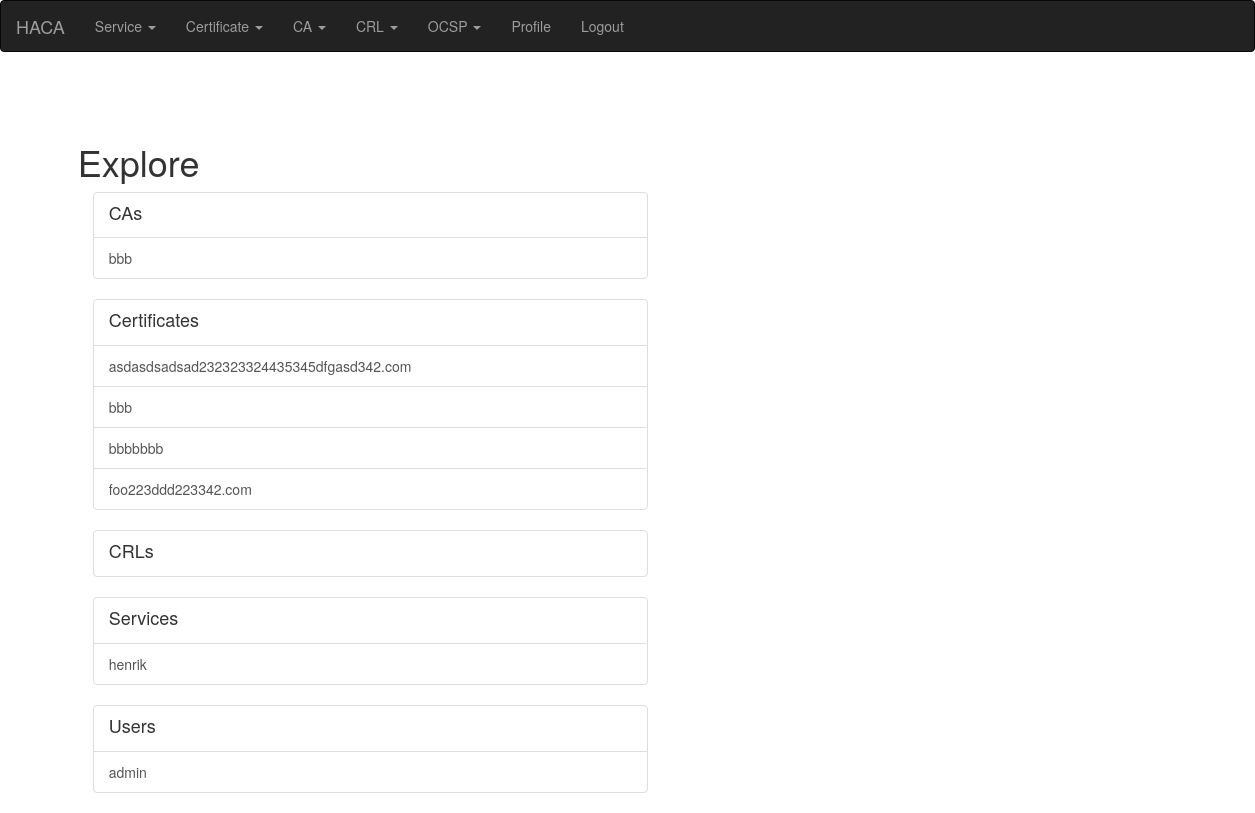
Page / (signed in) on the earlier database version.
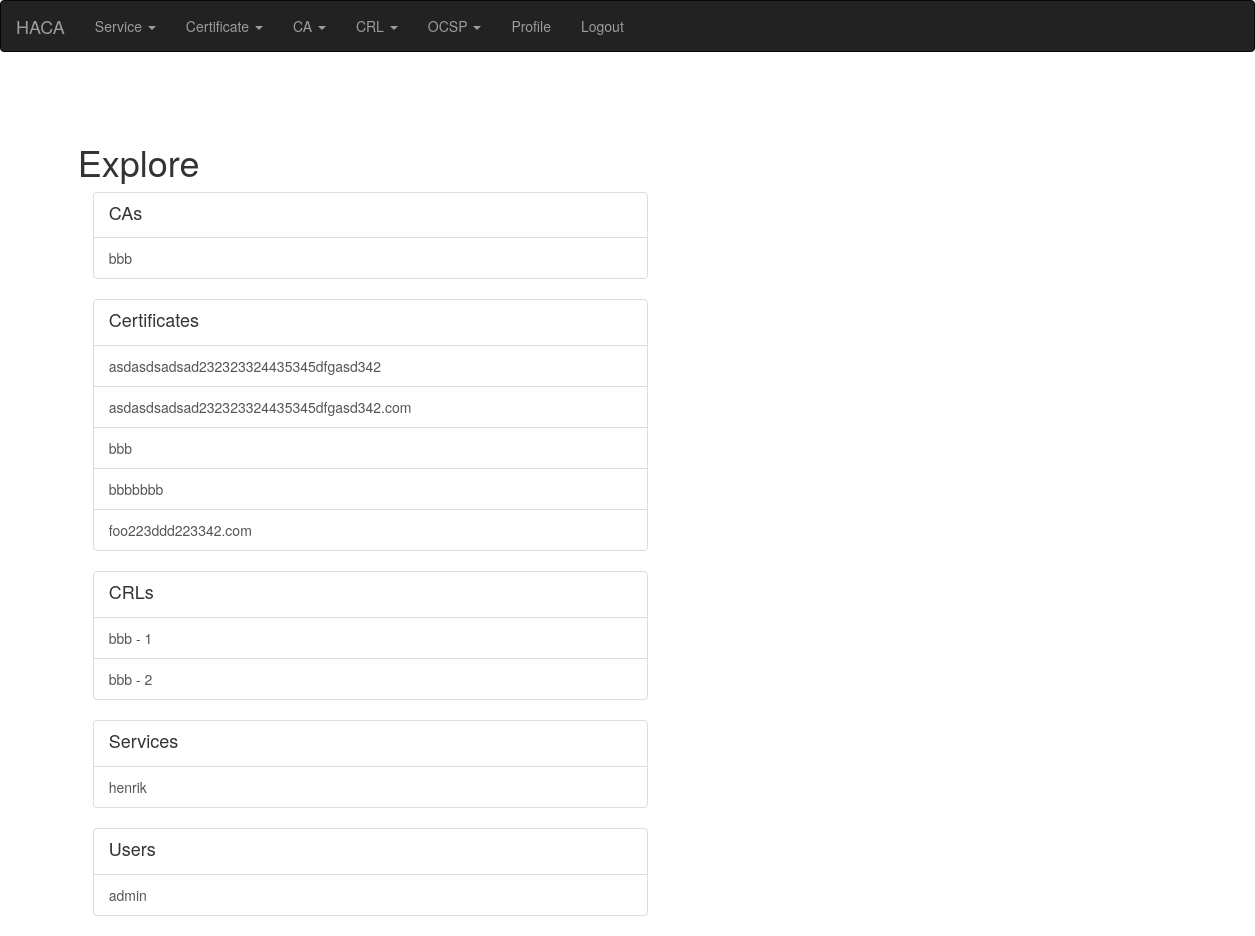
Same page on the later database version.
### app/modules/ca/models.py (models this page shows, shortened)
class CertificationAuthority(db.Model):
    __tablename__ = "certification_authority"
    __searchable__ = ['name', 'comment']
    id = db.Column(db.Integer, primary_key=True)
    name = db.Column(db.String(2000))
    certificate = db.relationship('Certificate', foreign_keys='CertificationAuthority.certificate_id')
    certificate_id = db.Column(db.Integer, db.ForeignKey('certificate.id'))
    ca = db.relationship('CertificationAuthority', foreign_keys='CertificationAuthority.ca_id')
    ca_id = db.Column(db.Integer, db.ForeignKey('certification_authority.id'))
    keys = db.relationship('Keys')
    keys_id = db.Column(db.Integer, db.ForeignKey('keys.id'))
    service = db.relationship('Service')
    service_id = db.Column(db.Integer, db.ForeignKey('service.id'))
    approval = db.Column(db.Integer)
    comment = db.Column(db.String(2000))
    crl_cdp = db.Column(db.String(2000))
    ocsp_url = db.Column(db.String(2000))

### app/modules/certificate/models.py (models this page shows, shortened)
class Certificate(db.Model):
    __tablename__ = "certificate"
    __searchable__ = ['name', 'comment', 'status', 'serial']
    id = db.Column(db.Integer, primary_key=True)
    name = db.Column(db.String(255))
    userid = db.Column(db.String(255))
    serial = db.Column(db.String(255))
    orgunit = db.Column(db.String(255))
    org = db.Column(db.String(255))
    country = db.Column(db.String(255))
    sandns = db.Column(db.String(4000))
    ca = db.relationship('CertificationAuthority', foreign_keys='Certificate.ca_id')
    ca_id = db.Column(db.Integer, db.ForeignKey('certification_authority.id'))
    service = db.relationship('Service')
    service_id = db.Column(db.Integer, db.ForeignKey('service.id'))
    validity_start = db.Column(db.DateTime)
    validity_end = db.Column(db.DateTime)
    cert = db.Column(db.String(2000))
    certserialnumber = db.Column(db.String(100))
    cert_obj = x509
    status = db.Column(db.String(140))
    revocation_time = db.Column(db.DateTime)
    comment = db.Column(db.String(2000))

### app/main/models.py (models this page shows, shortened)
class PaginatedAPIMixin(object):
    @staticmethod
    def to_collection_dict(query, page, per_page, endpoint, **kwargs):
        resources = query.paginate(page, per_page, False)
        print("page: %s per_page: %s endpoint %s" % (page, per_page, endpoint))
        data = {
            'items': [item.to_dict() for item in resources.items],
            '_meta': {
                'page': page,
                'per_page': per_page,
                'total_pages': resources.pages,
                'total_items': resources.total
            },
            '_links': {
                'self': url_for(endpoint, id=id, page=page, per_page=per_page,
                                **kwargs),
                'next': url_for(endpoint, id=id, page=page + 1, per_page=per_page,
                                **kwargs) if resources.has_next else None,
                'prev': url_for(endpoint, id=id, page=page - 1, per_page=per_page,
                                **kwargs) if resources.has_prev else None
            }
        }
        return data

class Service(PaginatedAPIMixin, db.Model):
    __tablename__ = "service"
    __searchable__ = ['name']
    id = db.Column(db.Integer, primary_key=True)
    name = db.Column(db.String(140), unique=True)
    updated = db.Column(db.DateTime, index=True, default=datetime.utcnow)
    color = db.Column(db.String(140))
    users = db.relationship('User', secondary=service_user)
    manager = db.relationship('User', foreign_keys='Service.manager_id')
    manager_id = db.Column(db.Integer, db.ForeignKey('user.id'))

class User(PaginatedAPIMixin, UserMixin, db.Model):
    __tablename__ = "user"
    __searchable__ = ['username', 'email', 'about_me']
    id = db.Column(db.Integer, primary_key=True)
    username = db.Column(db.String(64), index=True, unique=True)
    email = db.Column(db.String(120), index=True, unique=True)
    password_hash = db.Column(db.String(128))
    about_me = db.Column(db.String(140))
    last_seen = db.Column(db.DateTime, default=datetime.utcnow)
    api_key = db.Column(db.String(32), index=True, unique=True)
    token = db.Column(db.String(32), index=True, unique=True)
    token_expiration = db.Column(db.DateTime)
    role = db.Column(db.String(140))
    active = db.Column(db.Integer)

### app/modules/crl/models.py (models this page shows, shortened)
class Crl(db.Model):
    __tablename__ = "crl"
    __searchable__ = []
    id = db.Column(db.Integer, primary_key=True)
    ca = db.relationship('CertificationAuthority', foreign_keys='Crl.ca_id')
    ca_id = db.Column(db.Integer, db.ForeignKey('certification_authority.id'))
    crl = CertificateRevocationList
    validity_start = db.Column(db.DateTime)
    validity_end = db.Column(db.DateTime)
    pem = db.Column(db.String(2000))

### app/main/routes.py (the view)
@bp.route('/', methods=['GET', 'POST'])
@login_required
def index():
    users = User.query.order_by(User.username).limit(10)
    services = Service.query.order_by(Service.name).limit(10)
    certificates = Certificate.query.order_by(Certificate.name).limit(10)
    cas = CertificationAuthority.query.order_by(CertificationAuthority.name).limit(10)
    crls = Crl.query.order_by(Crl.id).limit(10)
    return render_template('index.html', title=_('Explore'),
                           services=services, users=users,
                           certificates=certificates,
                           crls=crls, cas=cas)

### app/main/models.py (called while the page is built)
@login.user_loader
def load_user(id):
    print(f'regular user loaded for login userid: {id}')
    return User.query.get(int(id))

### app/main/routes.py (called while the page is built)
@bp.before_app_request
def before_request():
    if current_user.is_authenticated:
        current_user.last_seen = datetime.utcnow()
        db.session.commit()
    g.locale = str(get_locale())

### app/templates/index.html
{% extends "base.html" %}
{% import 'bootstrap/wtf.html' as wtf %}
{% block app_content %}
    <div class="container">
      <div class="row">
        <div class="col-sm-6">
    {% if cas %}
      <div class="list-group">
        <a href="{{ url_for('main.ca_list')}}" class="list-group-item">
          <h4 class="list-group-item-heading">{{_('CAs')}}</h4>
        </a>
        {% for ca in cas %}
          <a href="{{ url_for('main.ca_edit', id=ca.id) }}" class="list-group-item">
            {{ca.name}}
          </a>
        {% endfor %}
      </div>
    {% endif %}
    {% if certificates %}
      <div class="list-group">
        <a href="{{ url_for('main.cert_list')}}" class="list-group-item">
          <h4 class="list-group-item-heading">{{_('Certificates')}}</h4>
        </a>
        {% for cert in certificates %}
          <a href="{{ url_for('main.cert_view', id=cert.id) }}" class="list-group-item">
            {{cert.name}}
          </a>
        {% endfor %}
      </div>
    {% endif %}
    {% if crls %}
          <div class="list-group">
            <a href="{{ url_for('main.crl_list')}}" class="list-group-item">
              <h4 class="list-group-item-heading">{{_('CRLs')}}</h4>
            </a>
            {% for crl in crls %}
              <a href="{{ url_for('main.crl_info', id=crl.id) }}" class="list-group-item">
                {{crl.ca.name}} - {{crl.id}}
              </a>
            {% endfor %}
          </div>
    {% endif %}
    {% if services %}
      <div class="list-group">
        <a href="{{ url_for('main.service_list')}}" class="list-group-item">
          <h4 class="list-group-item-heading">{{_('Services')}}</h4>
        </a>
        {% for serv in services %}
          <a href="{{ url_for('main.service_edit', server=serv.id) }}" class="list-group-item">
            {{serv.name}}
          </a>
        {% endfor %}
      </div>
    {% endif %}
    {% if users %}
    <div class="list-group">
          <a href="{{ url_for('main.user_list')}}" class="list-group-item">
          <h4 class="list-group-item-heading">{{_('Users')}}</h4>
          </a>
          {% for u in users %}
            <a href="{{ url_for('main.user', username=u.username) }}" class="list-group-item">
              {{u.username}}
            </a>
          {% endfor %}
      </div>
    {% endif %}
  </div>
</div>
{% endblock %}

Differences in the rows shown:
added Certificate: name "asdasdsadsad232323324435345dfgasd342"
added Crl: ca.name "bbb", id "1"
added Crl: ca.name "bbb", id "2"
